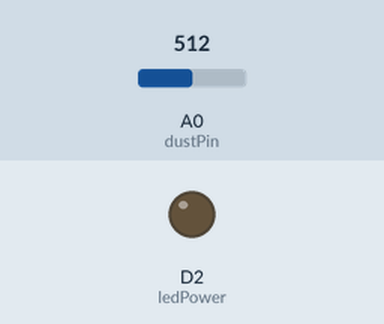
Recording of a program running on a simulated ESP8266 (NodeMCU). Parts: output pins drawn as LEDs (lit = HIGH). The inputs (shaded band) are chosen by the test bench; at power-on: A0 (dustPin) = 512. WiFi joins after 1.5 s; servers stay silent unless stated; what the program prints to the serial monitor is not drawn.

Above: at 1.55 s.
At 2.05 s:
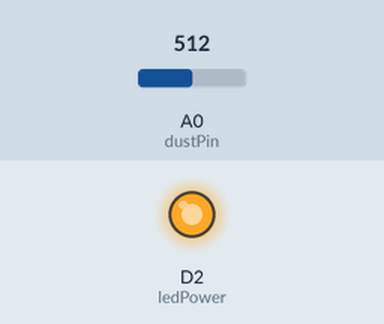
Timing chart, 0 to 4.5 s (numbered marks = the images above):
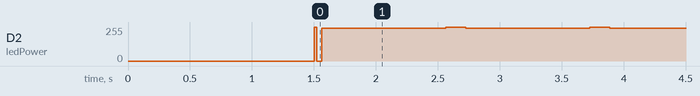

The program:

main.cpp
```cpp
#include <ESP8266WiFi.h>
#include <FirebaseESP8266.h>

#define FIREBASE_HOST "iot-begin-default-rtdb.firebaseio.com"
#define FIREBASE_AUTH "RYAjDY3D1laUkUhk5HmMqVUSy3g61GNOor4wUuL4"
#define WIFI_SSID "win"
#define WIFI_PASSWORD "125478963"

//Define FirebaseESP8266 data object
FirebaseData fbdo;
int dustPin = A0;
int ledPower = D2;
int delayTime = 280;
int delayTime2 = 40;
float offTime = 9680;

unsigned long previousMillis = 0;
const long interval = 1000;

String path = "/dust";
int Detecting_of_dust();
void setup()
{
  pinMode(ledPower, OUTPUT);
  pinMode(4, OUTPUT);

  Serial.begin(115200);

  WiFi.begin(WIFI_SSID, WIFI_PASSWORD);
  Serial.print("Connecting to Wi-Fi");
  while (WiFi.status() != WL_CONNECTED)
  {
    Serial.print(".");
    delay(300);
  }
  Serial.println();
  Serial.print("Connected with IP: ");
  Serial.println(WiFi.localIP());
  Serial.println();

  Firebase.begin(FIREBASE_HOST, FIREBASE_AUTH);
  Firebase.reconnectWiFi(true);
}

void loop()
{
  unsigned long currentMillis = millis();
  if (currentMillis - previousMillis >= interval)
  {
    // save the last time you blinked the LED
    previousMillis = currentMillis;
    Firebase.setInt(fbdo, path + "/data/value", Detecting_of_dust());
    // Serial.println(Detecting_of_dust());
  }
}

int Detecting_of_dust()
{
  int dustVal = 0;
  int sum = 0;

  for (int i = 0; i < 100; i++)
  {
    /* code */
    // ledPower is any digital pin on the arduino connected to Pin 3 on the sensor
    digitalWrite(ledPower, LOW); // power on the LED
    delayMicroseconds(delayTime);
    dustVal = analogRead(dustPin); // read the dust value via pin 5 on the sensor
    delayMicroseconds(delayTime2);
    digitalWrite(ledPower, HIGH); // turn the LED off
    delayMicroseconds(offTime);
    sum = sum + dustVal;

    if (i == 99)
    {
      /* code */
      sum /= i;
      return sum;
    }
  }
}
```
